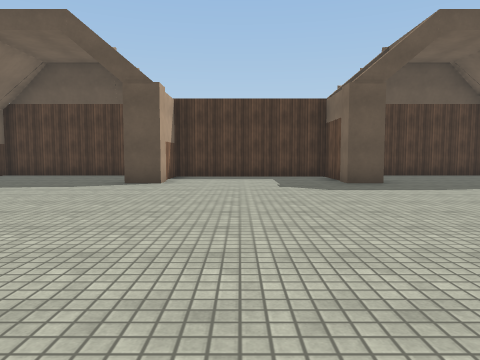
[1] (above)

21 first-person views from a walk through a scene from a Unity 3-D project. The camera is 1.2 m above the floor, tilts 4° down and sees 70° across. The floor is counted in squares, 2 m on a side. Each view is taken from the middle of a square. On the plan, view 1 faces up. The plan holds only what a view shows up to about 10 squares ahead; the rest is blank. The place goes on beyond the plan. The player is left out. Surface patterns are stand-ins for the level's own textures.

[2]
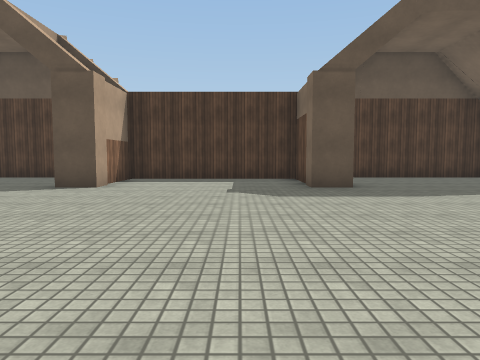

[3]
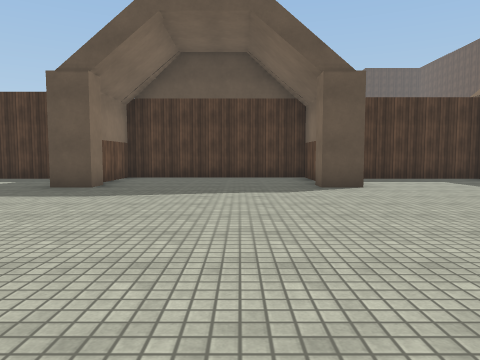

[4]
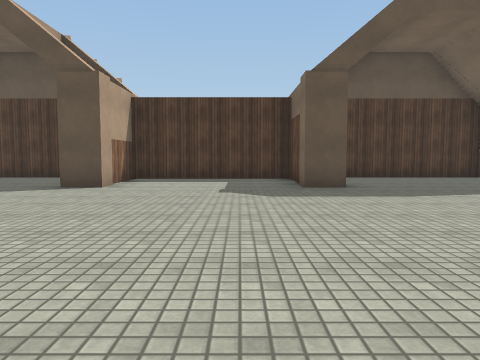

[5]
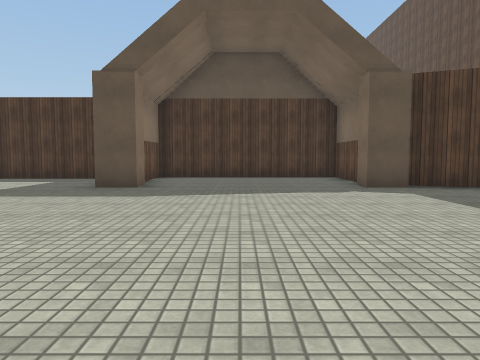

[6]
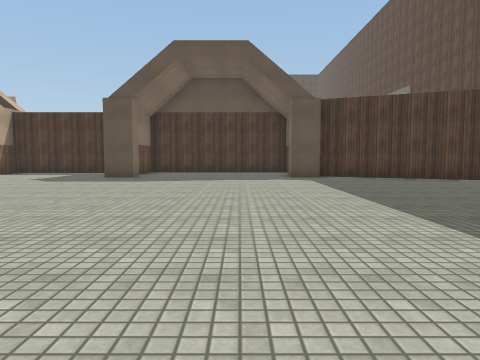

[7]
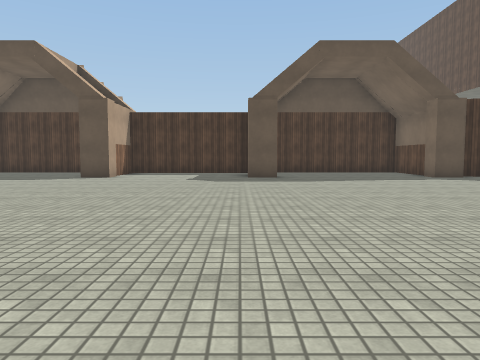

[8]
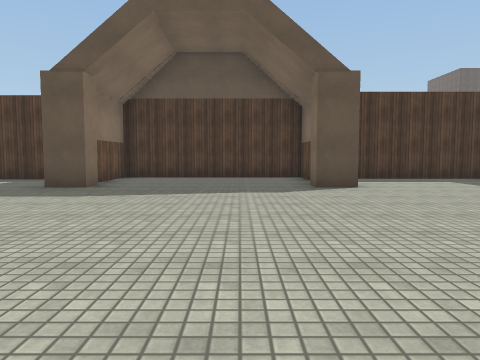

[9]
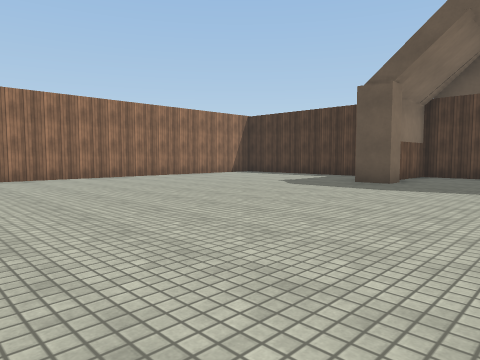

[10]
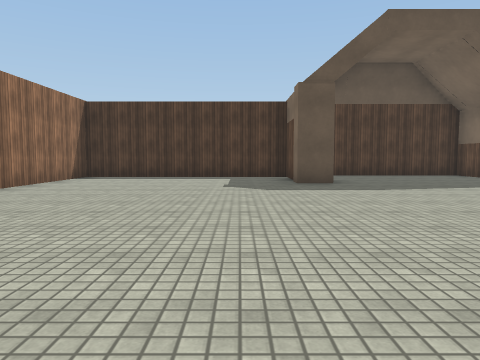

[11]
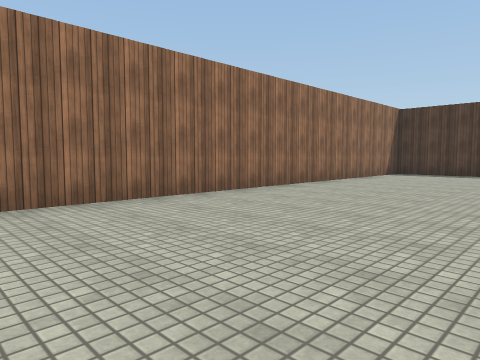

[12]
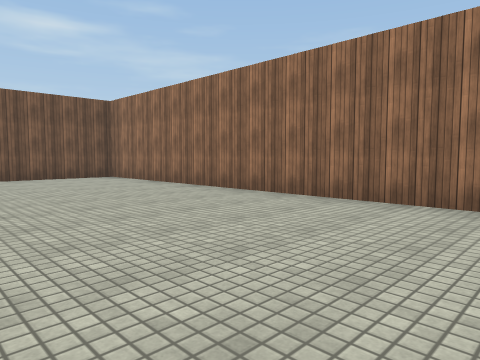

[13]
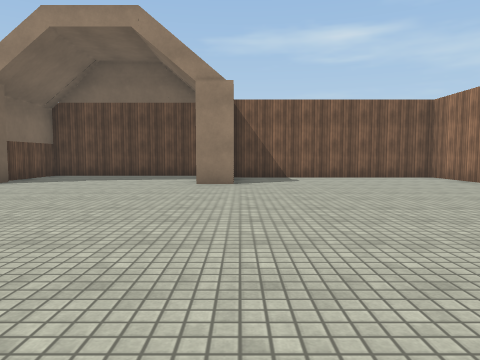

[14]
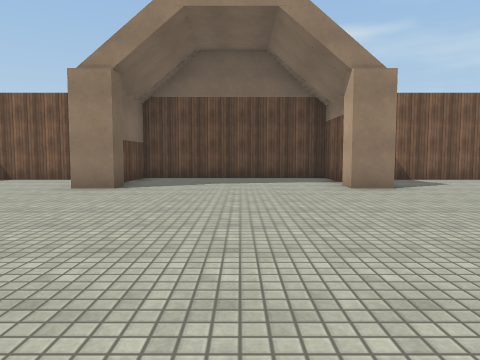

[15]
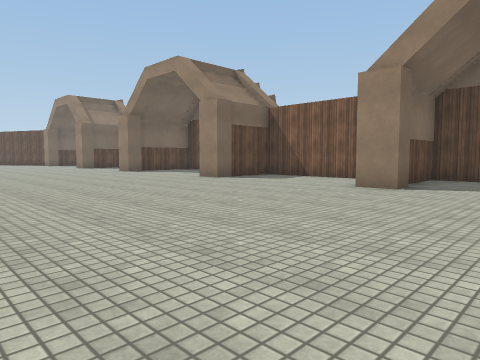

[16]
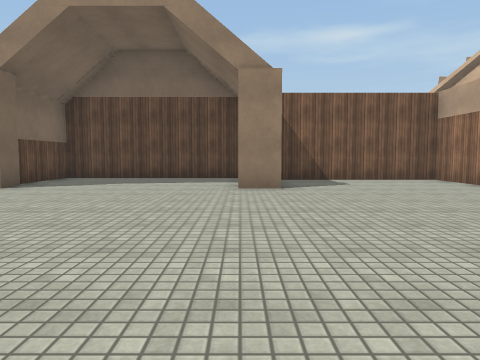

[17]
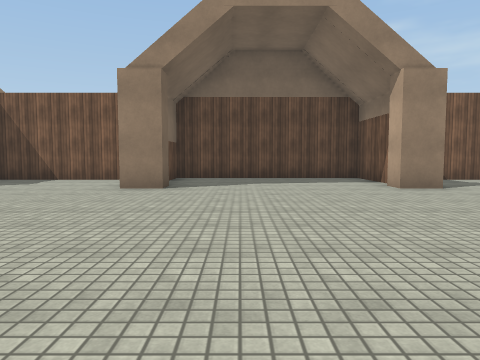

[18]
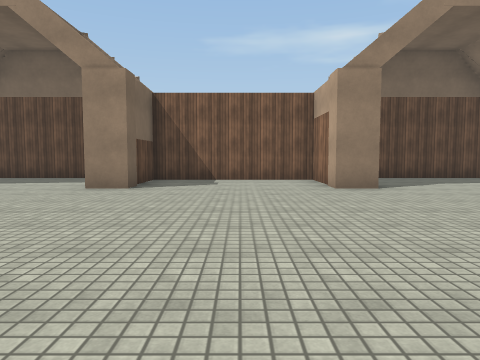

[19]
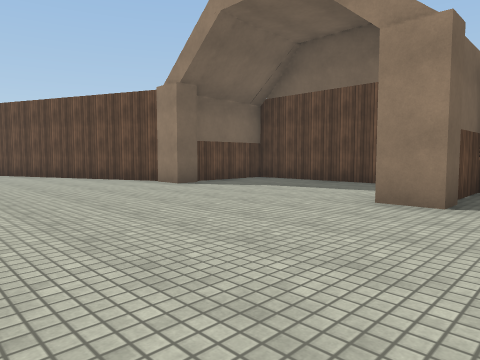

[20]
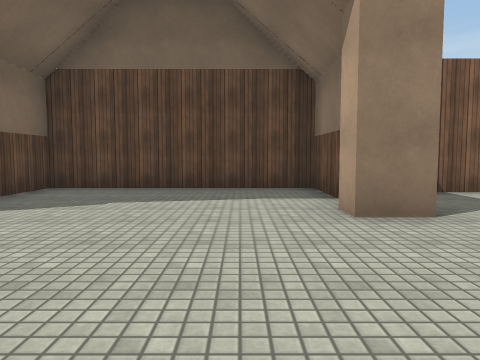

[21]
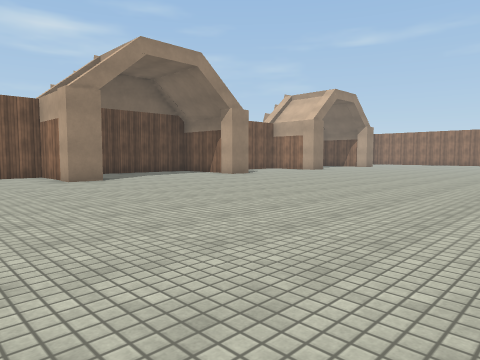

### Floor plan
Points are (right, up) in squares from view 1. A wall is a line through its corners. A room is listed if a view was taken in it or the views show most of it. See-through windows are left out.
Room 1 (views 1, 2, 3, 4, 5, 6, 7, 8, 9, 10, 11, 12, 13, 14, 15, 16, 17, 18, 19, 20, 21)
walls: (2.2, -6) (2.2, -5.3) (3, -5.3) (3, -6); (3, 8.1) (3, 7.5) (2.4, 7.5) (2.4, 9.8) (-1.9, 9.8) (-1.9, 8.4); (2.8, -6.4) (2.8, -8.4) (7.7, -8.4) (7.7, -6.2); (7.4, -6) (7.4, -5.3) (8.2, -5.3) (8.2, -7.7) (12.2, -7.7) (12.2, -5.3) (12.9, -5.3) (12.9, -6); (-1.7, 8.1) (-1.7, 7.5) (-2.7, 7.5) (-2.7, 8.1); (-1.9, -6) (-1.9, -7.7) (2, -7.7); (-2.7, -6) (-2.7, -5.3) (-1.8, -5.3); (-2.4, 9.2) (-2.4, 10.6) (-7.2, 10.6) (-7.2, 8.8); (-6.9, 8.1) (-6.9, 7.5) (-7.7, 7.5) (-7.7, 9.8) (-13.4, 9.8) (-13.4, -7.7) (-7.8, -7.7); (13, 8.1) (13, 7.5) (12.2, 7.5) (12.2, 9.8) (8.2, 9.8) (8.2, 7.5) (7.7, 7.5) (7.7, 10.6) (2.8, 10.6) (2.8, 8.8); (12.6, -6.8) (12.6, -8.4) (17.6, -8.4) (17.6, -6.1); (-7.9, -5.3) (-6.9, -5.3) (-6.9, -6); (-7.2, -6.8) (-7.2, -8.4) (-2.4, -8.4) (-2.4, -6.2); (17.3, -6) (17.3, -5.3) (18.1, -5.3); (18.2, -5.5) (20.6, -4.4); (18.2, 7.5) (17.6, 7.5) (17.6, 10.6) (12.6, 10.6) (12.6, 9.1); (20.5, 6.8) (18.2, 7.8)

Where each view was taken, in squares from view 1:
view 1: 0 up, 0 right, facing up
view 2: 1 up, 1 right, facing up
view 3: 1 up, 6 right, facing up
view 4: 1 up, 11 right, facing up
view 5: 1 up, 15 right, facing up
view 6: 2 down, 16 right, facing up
view 7: 2 down, 12 right, facing up
view 8: 1 up, 4 left, facing up
view 9: 0 up, 4 left, facing up-left
view 10: 0 up, 9 left, facing up
view 11: 2 down, 9 left, facing up-left
view 12: 2 up, 9 left, facing down-left
view 13: 2 up, 8 left, facing down
view 14: 1 up, 5 left, facing down
view 15: 1 up, 5 left, facing down-right
view 16: 1 up, 3 right, facing down
view 17: 1 up, 6 right, facing down
view 18: 1 up, 10 right, facing down
view 19: 1 down, 11 right, facing down-right
view 20: 2 down, 14 right, facing down
view 21: 3 up, 11 right, facing down-left
